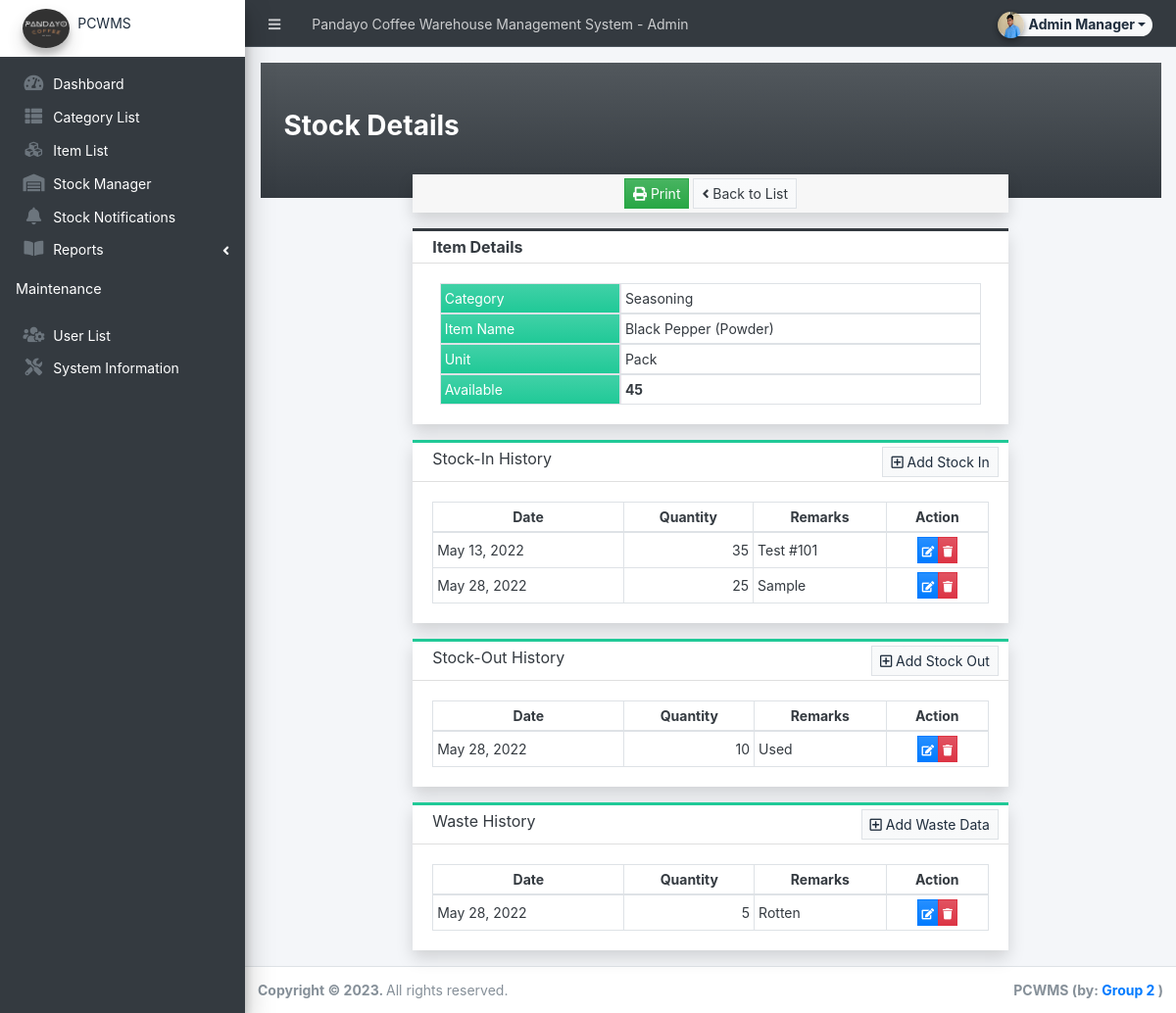
Page /admin/?page=stocks/view_stock&id=4 (signed in) on the committed database.
### tables this page shows
CREATE TABLE `stockin_list` (
  `id` int(30) NOT NULL,
  `item_id` int(30) NOT NULL,
  `date` date NOT NULL,
  `quantity` float(12,2) NOT NULL DEFAULT 0.00,
  `remarks` text NOT NULL,
  `date_created` datetime NOT NULL DEFAULT current_timestamp(),
  `date_updated` datetime NOT NULL DEFAULT current_timestamp() ON UPDATE current_timestamp()
);

CREATE TABLE `stockout_list` (
  `id` int(30) NOT NULL,
  `item_id` int(30) NOT NULL,
  `date` date NOT NULL,
  `quantity` float(12,2) NOT NULL DEFAULT 0.00,
  `remarks` text NOT NULL,
  `date_created` datetime NOT NULL DEFAULT current_timestamp(),
  `date_updated` datetime NOT NULL DEFAULT current_timestamp() ON UPDATE current_timestamp()
);

CREATE TABLE `waste_list` (
  `id` int(30) NOT NULL,
  `item_id` int(30) NOT NULL,
  `date` date NOT NULL,
  `quantity` float(12,2) NOT NULL DEFAULT 0.00,
  `remarks` text NOT NULL,
  `date_created` datetime NOT NULL DEFAULT current_timestamp(),
  `date_updated` datetime NOT NULL DEFAULT current_timestamp() ON UPDATE current_timestamp()
);

### config.php (called while the page is built, shortened)
<?php
function format_num($number = '' , $decimal = ''){
    if(is_numeric($number)){
        $ex = explode(".",$number);
        $decLen = isset($ex[1]) && abs($ex[1]) != 0 ? strlen($ex[1]) : 0;
        if(is_numeric($decimal)){
            return number_format($number,$decimal);
        }else{
            return number_format($number,$decLen);
        }
    }else{
        return "Invalid Input";
    }
}
?>

### admin/stocks/view_stock.php (the view, shortened to what this page needs)
<?php
if(isset($_GET['id']) && $_GET['id'] > 0){
    $qry = $conn->query("SELECT i.*, c.name as `category`,( COALESCE((SELECT SUM(quantity) FROM `stockin_list` where item_id = i.id),0) - COALESCE((SELECT SUM(quantity) FROM `stockout_list` where item_id = i.id),0) - COALESCE((SELECT SUM(quantity) FROM `waste_list` where item_id = i.id),0) ) as `available` from `item_list` i inner join category_list c on i.category_id = c.id where i.id = '{$_GET['id']}' and i.delete_flag = 0 ");
}else{
	echo '<script>alert("item ID is Required."); location.replace("./?page=items")</script>';
}
?>
<div class="content bg-gradient-dark py-5 px-4">
    <h3 class="font-weight-bolder">Stock Details</h3>
</div>
<div class="row mt-n4 justify-content-center">
    <div class="col-lg-8 col-md-10 col-sm-12 col-xs-12">
        <div class="card rounded-0 shadow">
            <div class="card-footer py-1 text-center">
                <button id="print" class="btn btn-success btn-flat bg-gradient-success btn-sm" type="button"><i class="fa fa-print"></i> Print</button>
                <a class="btn btn-light btn-flat bg-gradient-light border btn-sm text-dark" href="./?page=stocks"><i class="fa fa-angle-left"></i> Back to List</a>
            </div>
        </div>
        <div class="card card-outline card-dark rounded-0 shadow printout">
            <div class="card-header py-1">
                <div class="card-title"><b>Item Details</b></div>
            </div>
            <div class="card-body">
                <div class="container-fluid">
                    <fieldset>
                        <div class="d-flex w-100">
                            <div class="col-4 bg-gradient-teal m-0 p-1 border">Category</div>
                            <div class="col-8 m-0 p-1 border"><?= isset($category) ? $category : '' ?></div>
                        </div>
                        <div class="d-flex w-100">
                            <div class="col-4 bg-gradient-teal m-0 p-1 border">Item Name</div>
                            <div class="col-8 m-0 p-1 border"><?= isset($name) ? $name : '' ?></div>
                        </div>
                        <div class="d-flex w-100">
                            <div class="col-4 bg-gradient-teal m-0 p-1 border">Unit</div>
                            <div class="col-8 m-0 p-1 border"><?= isset($unit) ? $unit : '' ?></div>
                        </div>
                        <div class="d-flex w-100">
                            <div class="col-4 bg-gradient-teal m-0 p-1 border">Available</div>
                            <div class="col-8 m-0 p-1 border font-weight-bolder"><?= isset($available) ? format_num($available) : '' ?></div>
                        </div>
                    </fieldset>
                </div>
            </div>
        </div>
        <div class="card card-outline card-teal rounded-0 shadow printout">
            <div class="card-header py-1">
                <div class="card-title">Stock-In History</div>
                <div class="card-tools">
                    <button class="btn btn-sm btn-flat btn-light bg-gradient-light border" type="button" id="add_stockin"><i class="far fa-plus-square"></i> Add Stock In</button>
                </div>
            </div>
            <div class="card-body">
                <table class="table table-bordered table-stripped" id="stockin-tbl">
                    <thead>
                        <tr>
                            <th class="p-1 text-center">Date</th>
                            <th class="p-1 text-center">Quantity</th>
                            <th class="p-1 text-center">Remarks</th>
                            <th class="p-1 text-center">Action</th>
                        </tr>
                    </thead>
                    <tbody>
                        <?php
                        if(isset($id)):
                        $stockins = $conn->query("SELECT * FROM `stockin_list` where item_id = '{$id}' order by date(`date`) asc");
                        while($row = $stockins->fetch_assoc()):
                        ?>
                        <tr>
                            <td class="p-1 align-middle"><?= date("M d, Y", strtotime($row['date'])) ?></td>
                            <td class="p-1 align-middle text-right"><?= format_num($row['quantity']) ?></td>
                            <td class="p-1 align-middle"><?= $row['remarks'] ?></td>
                            <td class="p-1 align-middle text-center">
                                <div class="btn-group btn-group-xs">
                                    <button class="btn btn-flat btn-primary btn-xs bg-gradient-primary edit_stockin" title="Edit Data" type="button" data-id = "<?= $row['id'] ?>"><small><i class="fa fa-edit"></i></small></button>
                                    <button class="btn btn-flat btn-danger btn-xs bg-gradient-danger delete_stockin" title="Delete Data" type="button" data-id = "<?= $row['id'] ?>"><small><i class="fa fa-trash"></i></small></button>
                                </div>
                            </td>
                        </tr>
                        <?php endwhile; ?>
                        <?php endif; ?>
                    </tbody>
                </table>
            </div>
        </div>
        <div class="card card-outline card-teal rounded-0 shadow printout">
            <div class="card-header py-1">
                <div class="card-title">Stock-Out History</div>
                <div class="card-tools">
                    <button class="btn btn-sm btn-flat btn-light bg-gradient-light border" type="button" id="add_stockout"><i class="far fa-plus-square"></i> Add Stock Out</button>
                </div>
            </div>
            <div class="card-body">
                <table class="table table-bordered table-stripped" id="stockout-tbl">
                    <thead>
                        <tr>
                            <th class="p-1 text-center">Date</th>
                            <th class="p-1 text-center">Quantity</th>
                            <th class="p-1 text-center">Remarks</th>
                            <th class="p-1 text-center">Action</th>
                        </tr>
                    </thead>
                    <tbody>
                        <?php
                        if(isset($id)):
                        $stockouts = $conn->query("SELECT * FROM `stockout_list` where item_id = '{$id}' order by date(`date`) asc");
                        while($row = $stockouts->fetch_assoc()):
                        ?>
                        <tr>
                            <td class="p-1 align-middle"><?= date("M d, Y", strtotime($row['date'])) ?></td>
                            <td class="p-1 align-middle text-right"><?= format_num($row['quantity']) ?></td>
                            <td class="p-1 align-middle"><?= $row['remarks'] ?></td>
                            <td class="p-1 align-middle text-center">
                                <div class="btn-group btn-group-xs">
                                    <button class="btn btn-flat btn-primary btn-xs bg-gradient-primary edit_stockout" title="Edit Data" type="button" data-id = "<?= $row['id'] ?>"><small><i class="fa fa-edit"></i></small></button>
                                    <button class="btn btn-flat btn-danger btn-xs bg-gradient-danger delete_stockout" title="Delete Data" type="button" data-id = "<?= $row['id'] ?>"><small><i class="fa fa-trash"></i></small></button>
                                </div>
                            </td>
                        </tr>
                        <?php endwhile; ?>
                        <?php endif; ?>
                    </tbody>
                </table>
            </div>
        </div>
        <div class="card card-outline card-teal rounded-0 shadow printout">
            <div class="card-header py-1">
                <div class="card-title">Waste History</div>
                <div class="card-tools">
                    <button class="btn btn-sm btn-flat btn-light bg-gradient-light border" type="button" id="add_waste"><i class="far fa-plus-square"></i> Add Waste Data</button>
                </div>
            </div>
            <div class="card-body">
                <table class="table table-bordered table-stripped" id="waste-tbl">
                    <thead>
                        <tr>
                            <th class="p-1 text-center">Date</th>
                            <th class="p-1 text-center">Quantity</th>
                            <th class="p-1 text-center">Remarks</th>
                            <th class="p-1 text-center">Action</th>
                        </tr>
                    </thead>
                    <tbody>
                        <?php
                        if(isset($id)):
                        $wastes = $conn->query("SELECT * FROM `waste_list` where item_id = '{$id}' order by date(`date`) asc");
                        while($row = $wastes->fetch_assoc()):
                        ?>
                        <tr>
                            <td class="p-1 align-middle"><?= date("M d, Y", strtotime($row['date'])) ?></td>
                            <td class="p-1 align-middle text-right"><?= format_num($row['quantity']) ?></td>
                            <td class="p-1 align-middle"><?= $row['remarks'] ?></td>
                            <td class="p-1 align-middle text-center">
                                <div class="btn-group btn-group-xs">
                                    <button class="btn btn-flat btn-primary btn-xs bg-gradient-primary edit_waste" title="Edit Data" type="button" data-id = "<?= $row['id'] ?>"><small><i class="fa fa-edit"></i></small></button>
                                    <button class="btn btn-flat btn-danger btn-xs bg-gradient-danger delete_waste" title="Delete Data" type="button" data-id = "<?= $row['id'] ?>"><small><i class="fa fa-trash"></i></small></button>
                                </div>
                            </td>
                        </tr>
                        <?php endwhile; ?>
                        <?php endif; ?>
                    </tbody>
                </table>
            </div>
        </div>
    </div>
</div>

### rows in the picture
stockin_list: date "May 13, 2022", quantity "35", remarks "Test #101"
stockin_list: date "May 28, 2022", quantity "25", remarks "Sample"
stockout_list: date "May 28, 2022", quantity "10", remarks "Used"
waste_list: date "May 28, 2022", quantity "5", remarks "Rotten"

### other values in the picture
$_settings->info('name') "Pandayo Coffee Warehouse Management System"
$_settings->userdata('firstname').' '.$_settings->userdata('lastname') "Admin Manager"
$_settings->info('short_name') "PCWMS"
$category "Seasoning"
$name "Black Pepper (Powder)"
$unit "Pack"
format_num($available) "45"
